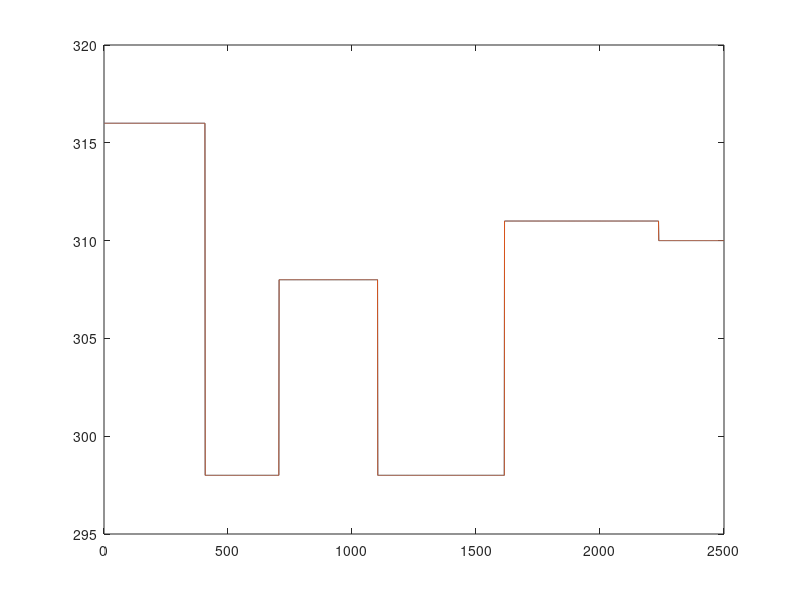

This figure's MATLAB source:
close all; clear all; clc
load('matrices.mat') 

ref = [tout, (40+273.15)*ones(2500,1), (35+273.15)*ones(2500,1)];

duration = 2500; % seconds
ref1 = randi([25+273 50+273]);
duration1 = randi([200 750]);
j1 = 1; j2 = 1;
for i=1:duration
    if j1 <= duration1
        u1(i) = ref1;
        j1 = j1 + 1;
    else
        j1 = 1;
        ref1 = randi([25+273 50+273]);
        duration1 = randi([200 750]);
        u1(i) = ref1;
    end  
end
ref1=u1; 
figure(1); plot(ref1); hold on; plot(ref1); 
ref = [tout,ref1.',ref1.'-3];

save('reference.mat','ref');